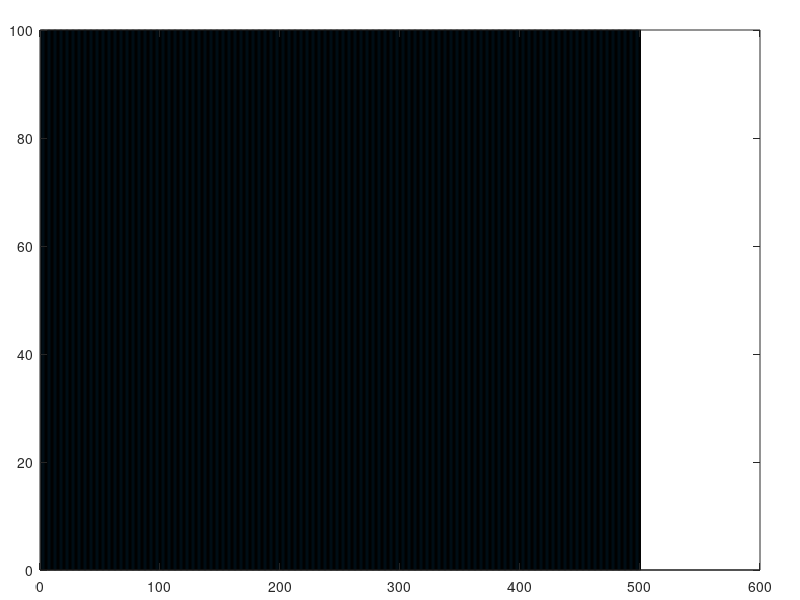

The MATLAB source for this figure: (Note: this script raises an error after producing the figure.)
clc; close all; clear

nPeople = 500;
nDollars = 100;
nIters = 10000;

Dollars = ones(nPeople,1) * nDollars;

fh1=figure('Units','normalized','OuterPosition',[.1 .1 .8 .6],'Color','w','MenuBar','none');
hax1 = axes('Position',[.05 .05 .9 .9],'Color','none','XTick',[],'YTick',[]);
ph1 = bar(Dollars); hax1.XLim = [0 nPeople+1]; hax1.YLim = [0 nDollars*5]; hold on

for t = 1:nIters

    GiveTo = randi(nPeople,nPeople,1);
    
    CanGive = Dollars > 0;

    GetD = GiveTo .* CanGive;

    for i = 1:nPeople
        if CanGive(i) > 0
            Dollars(GetD(i)) = Dollars(GetD(i)) + 1;
            Dollars(i) = Dollars(i) - 1;
        end
    end

    ph1.YData = sort(Dollars); pause(.005);
end

close all
distributionFitter(sort(Dollars))

